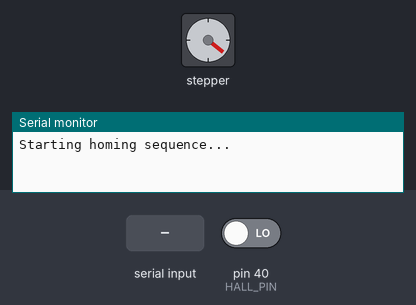
Bench run of a sketch on a simulated Arduino Mega 2560, built for the host (arithmetic inside an expression is 32-bit, double 64-bit). On the bench: stepper motor, the last lines printed to the serial monitor. The test bench sets the inputs (shaded band); at power-on: pin 40 (HALL_PIN) LOW. Stepper angles assume 200 steps per turn.

Above: at 0.8 s.
0.9 s: pin 40 (HALL_PIN) driven HIGH
2.5 s: "m90\n" received over Serial
At 3.0 s:
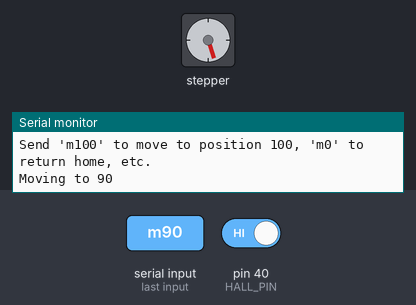
4.1 s: "m,45\n" received over Serial
At 5.4 s:
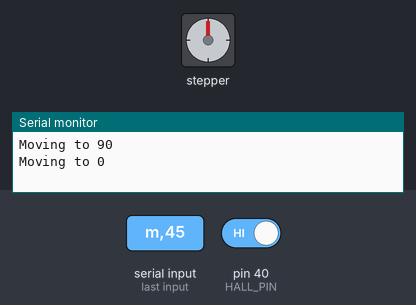
Timing chart, 0 to 7.1 s (numbered marks = the images above; inputs shaded):
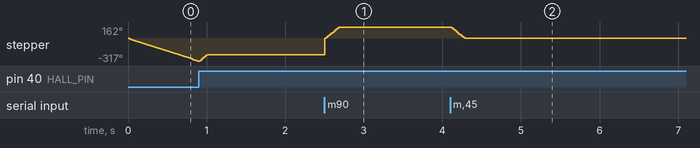

Measured:
- after the input at 2.5 s, stepper: turns 393° clockwise in 0.18 s, starting at once
- after the input at 4.1 s, stepper: turns 162° counter-clockwise in 0.18 s, starting at once

The sketch:

stepper_home.ino
```cpp
// (licence header left out)
// ============================================================================
// File: stepper_home.ino
// Auto-added section markers and high-level comments
// ============================================================================

// ====== Includes ======
#include <AS5600.h>
#include <AccelStepper.h>

// ====== Configuration ======
#define HALL_PIN 40
#define DIR_PIN    18
#define STEP_PIN   14

// Set to true if hall is Normally Open (pull-down), false if Normally Closed (pull-up)
#define HALL_NORMALLY_OPEN true

// Homing direction: negative = towards home hall
// ====== Globals ======
const float HOMING_SPEED = -200.0;        // steps per second (negative = towards home)
const float BACKOFF_SPEED = 500.0;        // positive speed to move away from hall
const float APPROACH_SPEED = -200.0;       // slow speed for final approach

const int BACKOFF_STEPS = 50;            // fixed steps to back off

AccelStepper stepper(AccelStepper::DRIVER, STEP_PIN, DIR_PIN);

byte hallActiveState;

// Function: setup

// ====== Functions ======
void setup() {
  Serial.begin(115200);

  // Configure hall pin and determine active state
  if (HALL_NORMALLY_OPEN) {
    pinMode(HALL_PIN, INPUT_PULLDOWN);
    hallActiveState = HIGH;
  } else {
    pinMode(HALL_PIN, INPUT_PULLUP);
    hallActiveState = LOW;
  }

  stepper.setMaxSpeed(3000);
  stepper.setAcceleration(100000);

  homeStepper();

  Serial.println("Homing complete. Ready for movement.");
  Serial.println("Send 'm100' to move to position 100, 'm0' to return home, etc.");

  stepper.moveTo(0);
  while(stepper.distanceToGo() !=0 ){
    stepper.run();
  }
  stepper.setCurrentPosition(0);
}

// Function: loop

void loop() {
  // Handle serial commands (optional)
  if (Serial.available()) {
    String cmd = Serial.readStringUntil('\n');
    cmd.trim();
    if (cmd.startsWith("m")) {
      long pos = cmd.substring(1).toInt();
      stepper.moveTo(pos);
      Serial.print("Moving to ");
      Serial.println(pos);
    }
  }

  // Normal accelerated movement
  stepper.run();
}

// Function: isHallTriggered
bool isHallTriggered() {
  return digitalRead(HALL_PIN) == hallActiveState;
}

// Function: debounceHall
bool debounceHall() {
  if (!isHallTriggered()) return false;

  delayMicroseconds(200);  // short debounce
  if (!isHallTriggered()) return false;

  delayMicroseconds(200);
  return isHallTriggered();
}

// Function: homeStepper
void homeStepper() {
  Serial.println("Starting homing sequence...");

  // Step 1: Fast approach toward home hall
  stepper.setSpeed(HOMING_SPEED);
  while (!debounceHall()) {
    stepper.runSpeed();
  }
  stepper.stop();  // optional: decelerate if acceleration enabled
  Serial.println("Home hall hit (fast approach)");

  // Step 2: Back off a fixed number of steps
  stepper.move(BACKOFF_STEPS);  // uses acceleration if set
  stepper.setMaxSpeed(abs(BACKOFF_SPEED));
  while (stepper.distanceToGo() != 0) {
    stepper.run();
  }
  Serial.println("Backed off from hall");

  // Step 3: Slow final approach for precision
  stepper.setSpeed(APPROACH_SPEED);
  while (!debounceHall()) {
    stepper.runSpeed();
  }
  Serial.println("Home hall hit (precise approach)");

  // Step 4: Set current position as zero
  stepper.setCurrentPosition(0);
  Serial.println("Homing complete. Position = 0");
}
```
